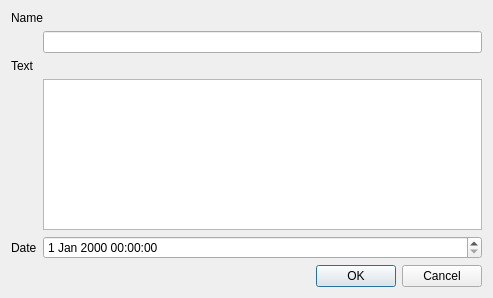
<?xml version="1.0" encoding="UTF-8"?>
<ui version="4.0">
 <class>Dialog</class>
 <widget class="QDialog" name="Dialog">
  <property name="geometry">
   <rect>
    <x>0</x>
    <y>0</y>
    <width>493</width>
    <height>298</height>
   </rect>
  </property>
  <property name="windowTitle">
   <string>New Note</string>
  </property>
  <layout class="QVBoxLayout" name="verticalLayout">
   <item>
    <layout class="QFormLayout" name="formLayout">
     <item row="0" column="0" colspan="2">
      <widget class="QLabel" name="label">
       <property name="text">
        <string>Name</string>
       </property>
      </widget>
     </item>
     <item row="1" column="1">
      <widget class="QLineEdit" name="titleEdit"/>
     </item>
     <item row="2" column="0" colspan="2">
      <widget class="QLabel" name="label_2">
       <property name="text">
        <string>Text</string>
       </property>
      </widget>
     </item>
     <item row="3" column="1">
      <widget class="QPlainTextEdit" name="contentEdit"/>
     </item>
     <item row="4" column="0">
      <widget class="QLabel" name="label_3">
       <property name="text">
        <string>Date</string>
       </property>
      </widget>
     </item>
     <item row="4" column="1">
      <widget class="QDateTimeEdit" name="plannedDateTimeEdit"/>
     </item>
    </layout>
   </item>
   <item>
    <widget class="QDialogButtonBox" name="buttonBox">
     <property name="orientation">
      <enum>Qt::Horizontal</enum>
     </property>
     <property name="standardButtons">
      <set>QDialogButtonBox::Cancel|QDialogButtonBox::Ok</set>
     </property>
    </widget>
   </item>
  </layout>
 </widget>
 <resources/>
 <connections>
  <connection>
   <sender>buttonBox</sender>
   <signal>accepted()</signal>
   <receiver>Dialog</receiver>
   <slot>accept()</slot>
   <hints>
    <hint type="sourcelabel">
     <x>248</x>
     <y>254</y>
    </hint>
    <hint type="destinationlabel">
     <x>157</x>
     <y>274</y>
    </hint>
   </hints>
  </connection>
  <connection>
   <sender>buttonBox</sender>
   <signal>rejected()</signal>
   <receiver>Dialog</receiver>
   <slot>reject()</slot>
   <hints>
    <hint type="sourcelabel">
     <x>316</x>
     <y>260</y>
    </hint>
    <hint type="destinationlabel">
     <x>286</x>
     <y>274</y>
    </hint>
   </hints>
  </connection>
 </connections>
</ui>
